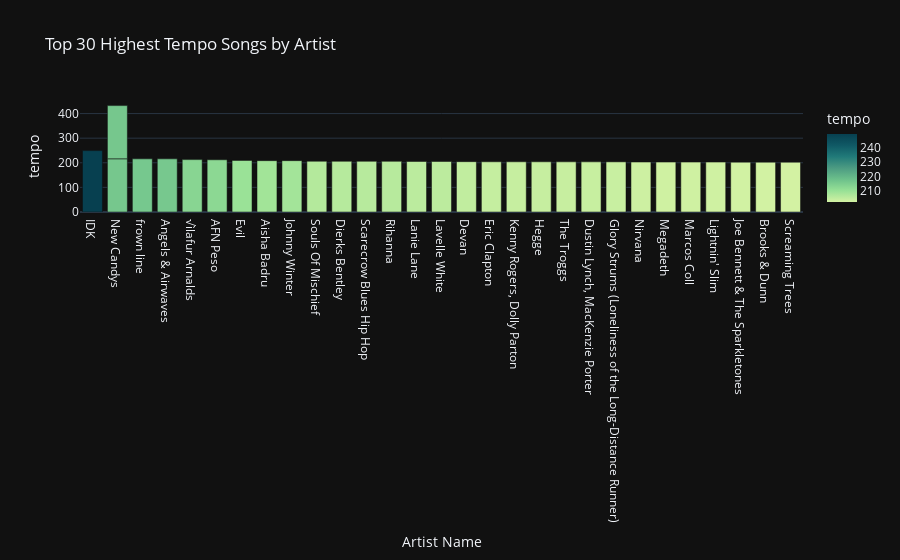

The notebook cell saved with this chart:
### Code cell
px.bar(high_tempo, 'Artist Name', 'tempo', title = 'Top 30 Highest Tempo Songs by Artist', color = 'tempo', color_continuous_scale = 'emrld')

### Figure 1 — Plotly figure (JSON) as saved in the notebook; plotly's stock layout.template omitted (floating-point values rounded to 4 significant figures)
{"data": [{"alignmentgroup": "True", "hovertemplate": "Artist Name=%{x}<br>tempo=%{marker.color}<extra></extra>", "legendgroup": "", "marker": {"color": [249.4, 216.2, 216.2, 216.1, 216.0, 212.8, 212.2, 209.7, 208.6, 208.6, 206.2, 206.0, 206.0, 205.8, 205.4, 205.3, 204.6, 204.0, 204.0, 204.0, 203.9, 203.8, 203.7, 203.0, 202.8, 202.7, 202.7, 202.4, 202.3, 202.2], "coloraxis": "coloraxis", "pattern": {"shape": ""}}, "name": "", "offsetgroup": "", "orientation": "v", "showlegend": false, "textposition": "auto", "x": ["IDK", "New Candys", "New Candys", "frown line", "Angels & Airwaves", "√ìlafur Arnalds", "AFN Peso", "Evil", "Aisha Badru", "Johnny Winter", "Souls Of Mischief", "Dierks Bentley", "Scarecrow Blues Hip Hop", "Rihanna", "Lanie Lane", "Lavelle White", "Devan", "Eric Clapton", "Kenny Rogers, Dolly Parton", "Hegge", "The Troggs", "Dustin Lynch, MacKenzie Porter", "Glory Strums (Loneliness of the Long-Distance Runner)", "Nirvana", "Megadeth", "Marcos Coll", "Lightnin' Slim", "Joe Bennett & The Sparkletones", "Brooks & Dunn", "Screaming Trees"], "xaxis": "x", "y": [249.4, 216.2, 216.2, 216.1, 216.0, 212.8, 212.2, 209.7, 208.6, 208.6, 206.2, 206.0, 206.0, 205.8, 205.4, 205.3, 204.6, 204.0, 204.0, 204.0, 203.9, 203.8, 203.7, 203.0, 202.8, 202.7, 202.7, 202.4, 202.3, 202.2], "yaxis": "y", "type": "bar"}], "layout": {"xaxis": {"anchor": "y", "domain": [0.0, 1.0], "title": {"text": "Artist Name"}}, "yaxis": {"anchor": "x", "domain": [0.0, 1.0], "title": {"text": "tempo"}}, "coloraxis": {"colorbar": {"title": {"text": "tempo"}}, "colorscale": [[0.0, "rgb(211, 242, 163)"], [0.1667, "rgb(151, 225, 150)"], [0.3333, "rgb(108, 192, 139)"], [0.5, "rgb(76, 155, 130)"], [0.6667, "rgb(33, 122, 121)"], [0.8333, "rgb(16, 89, 101)"], [1.0, "rgb(7, 64, 80)"]]}, "legend": {"tracegroupgap": 0}, "title": {"text": "Top 30 Highest Tempo Songs by Artist"}, "barmode": "relative"}}
